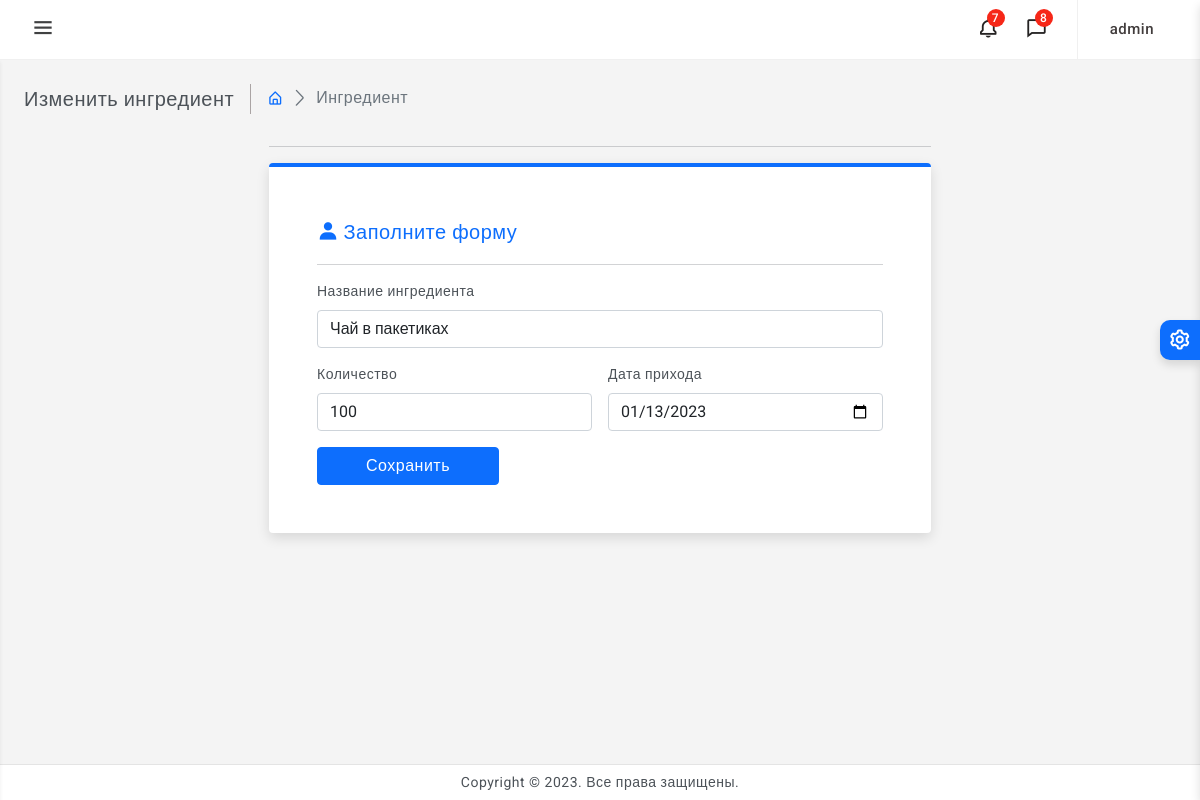
The page /update_ingredient.php?id=1 (signed in) on the database its author committed.
### tables this page shows
CREATE TABLE `ingredients` (
  `id` int NOT NULL,
  `ingname` varchar(350) NOT NULL,
  `qty` varchar(100) NOT NULL,
  `incomingdate` date NOT NULL
);

### cndata/PDO.class.php (called while the page is built, shortened)
<?php
class DB
{
	private $Host;
	private $DBPort;
	private $DBName;
	private $DBUser;
	private $DBPassword;
	private $pdo;
	private $sQuery;
	public function __construct($Host, $DBPort, $DBName, $DBUser, $DBPassword)
	{
		$this->Host       = $Host;
		$this->DBPort     = $DBPort;
		$this->DBName     = $DBName;
		$this->DBUser     = $DBUser;
		$this->DBPassword = $DBPassword;
	}
	private function Connect()
	{
		try {
			$dsn = 'mysql:';
			$dsn .= 'host=' . $this->Host . ';';
			$dsn .= 'port=' . $this->DBPort . ';';
			if (!empty($this->DBName)) {
				$dsn .= 'dbname=' . $this->DBName . ';';
			}
			$dsn .= 'charset=utf8;';
			$this->pdo = new PDO($dsn,
				$this->DBUser,
				$this->DBPassword,
				array(
					PDO::MYSQL_ATTR_INIT_COMMAND => "SET NAMES utf8",
					PDO::ATTR_EMULATE_PREPARES => false,
					PDO::ATTR_ERRMODE => PDO::ERRMODE_EXCEPTION,
					PDO::MYSQL_ATTR_USE_BUFFERED_QUERY => true,
                    PDO::MYSQL_ATTR_FOUND_ROWS => true
				)
			);
			$this->connectionStatus = true;
		}
		catch (PDOException $e) {
			$this->ExceptionLog($e, '', 'Connect');
		}
	}
	private function Init($query, $parameters = null, $driverOptions = array())
	{
		try {
			$this->parameters = $parameters;
			$this->sQuery     = $this->pdo->prepare($this->BuildParams($query, $this->parameters), $driverOptions);
			if (!isset($driverOptions[PDO::ATTR_CURSOR])) {
                $this->sQuery->execute();
            }
		}
		catch (PDOException $e) {
			$this->ExceptionLog($e, $this->BuildParams($query), 'Init', array('query' => $query, 'parameters' => $parameters));
		}
	}
	private function BuildParams($query, $params = null)
	{
		return $query;
	}
	public function query($query, $params = null, $fetchMode = PDO::FETCH_ASSOC)
	{
		$query        = trim($query);
		$rawStatement = preg_split("/( |\r|\n)/", $query);
		$this->Init($query, $params);
		$statement = strtolower($rawStatement[0]);
		if ($statement === 'select' || $statement === 'show' || $statement === 'call' || $statement === 'describe') {
			return $this->sQuery->fetchAll($fetchMode);
		} elseif ($statement === 'insert' || $statement === 'update' || $statement === 'delete') {
			return $this->sQuery->rowCount();
		} else {
			return NULL;
		}
	}
}

### cndata/cnct.php (called while the page is built, shortened)
<?php
require("PDO.class.php");
$DB = new Db(DBHost, DBPort, DBName, DBUser, DBPassword);
?>

### update_ingredient.php (the view, shortened to what this page needs)
<?php     header("Content-Type: text/html; charset=utf-8");
require ('development_mode_control.php') ;
?>
<!doctype html>
<html>
<head>
    <link href="assets/plugins/simplebar/css/simplebar.css" rel="stylesheet" />
    <link href="assets/plugins/perfect-scrollbar/css/perfect-scrollbar.css" rel="stylesheet" />
    <link href="assets/plugins/metismenu/css/metisMenu.min.css" rel="stylesheet" />
    <link href="assets/css/pace.min.css" rel="stylesheet" />
    <link href="assets/css/bootstrap.min.css" rel="stylesheet">
    <link href="assets/css/app.css" rel="stylesheet">
    <link href="assets/css/icons.css" rel="stylesheet">
    <link rel="stylesheet" href="assets/css/dark-theme.css" />
    <link rel="stylesheet" href="assets/css/semi-dark.css" />
    <link rel="stylesheet" href="assets/css/header-colors.css" />
</head>
<body>
<div class="wrapper">
    <header>
        <div class="topbar d-flex align-items-center">
            <?php include "topmenu.php"; ?>
        </div>
    </header>
    <div class="page-wrapper">
        <div class="page-content">
            <div class="page-breadcrumb d-none d-sm-flex align-items-center mb-3">
                <div class="breadcrumb-title pe-3">Изменить ингредиент</div>
                <div class="ps-3">
                    <nav aria-label="breadcrumb">
                        <ol class="breadcrumb mb-0 p-0">
                            <li class="breadcrumb-item"><a href="javascript:;"><i class="bx bx-home-alt"></i></a>
                            </li>
                            <li class="breadcrumb-item active" aria-current="page">Ингредиент</li>
                        </ol>
                    </nav>
                </div>
            </div>
            <?php
                $result = $DB->query("SELECT * FROM ingredients WHERE id = ". $_GET['id'] );
            ?>
            <div class="row">
                <div class="col-xl-7 mx-auto">
                    <hr/>
                    <div class="card border-top border-0 border-4 border-primary">
                        <div class="card-body p-5">
                            <div class="card-title d-flex align-items-center">
                                <div><i class="bx bxs-user me-1 font-22 text-primary"></i>
                                </div>
                                <h5 class="mb-0 text-primary">Заполните форму</h5>
                            </div>
                            <hr>
                            <form class="row g-3" method="post" action="">
                                <div class="col-md-12">
                                    <label for="inputFirstName" class="form-label">Название ингредиента</label>
                                    <input type="text" name="ingname" class="form-control" id="inputFirstName" value="<?php echo $result[0]['ingname'] ?>">
                                </div>
                                <div class="col-md-6">
                                    <label for="inputLastName" class="form-label">Количество</label>
                                    <input type="number" name="qty" class="form-control" id="inputLastName" value="<?php echo $result[0]['qty'] ?>">
                                </div>
                                <div class="col-md-6">
                                    <label for="inputEmail" class="form-label">Дата прихода</label>
                                    <input type="date" name="incomingdate" class="form-control" id="inputEmail" value="<?php echo $result[0]["incomingdate"]; ?>">
                                </div>
                                <div class="col-12">
                                    <button type="submit" name="save" class="btn btn-primary px-5">Сохранить</button>
                                </div>
                            </form>
                        </div>
                    </div>
                    </div>
            </div>
        </div>
    </div>
    <?php include "footer.php" ; ?>
</div>
<div class="switcher-wrapper">
    <div class="switcher-btn"> <i class='bx bx-cog bx-spin'></i>
    </div>
</div>
</body>
</html>

### assets/css/app.css (style rules this page uses)
body { font-size: 14px; color: #4c5258; letter-spacing: 0.5px; background-color: #f4f4f4; font-family: 'Roboto', sans-serif; }
a { text-decoration: none; }
.wrapper { width: 100%; position: relative; }
.topbar { position: fixed; top: 0; left: 0; right: 0; height: 60px; background: #ffffff; border-bottom: 1px solid #f0f0f0; z-index: 10; }
.page-wrapper { height: 100%; margin-top: 120px; margin-bottom: 30px; margin-left: 0px; }
.page-content { padding: 1.5rem; }
.breadcrumb-title { font-size: 20px; border-right: 1.5px solid #aaa4a4; }
.page-breadcrumb .breadcrumb li.breadcrumb-item { font-size: 16px; }
.page-breadcrumb .breadcrumb-item+.breadcrumb-item::before { display: inline-block; padding-right: .5rem; color: #6c757d; font-family: 'LineIcons'; content: "\ea5c"; }
.font-22 { font-size: 22px; }
input::placeholder { color: #000 !important; opacity: .3 !important }
.switcher-wrapper { width: 280px; height: 100%; position: fixed; right: -280px; top: 0; bottom: 0; z-index: 16; background: #fff; border-left: 0px solid #d2d2d2; box-shadow: 0 0.3rem 0.6rem rgba(0, 0, 0, .13); transition: all .2s ease-out; }
.switcher-btn { width: 40px; height: 40px; line-height: 40px; font-size: 24px; background: #0d6efd; box-shadow: 0 0.3rem 0.6rem rgba(0, 0, 0, .13); color: #fff; text-align: center; border-top-left-radius: 10px; border-bottom-left-radius: 10px; position: absolute; top: 40%; right: 100%; cursor: pointer; }
@media screen and (max-width: 1280px) { .page-wrapper { margin-top: 60px; } }

### rows shown on the page
ingredients: ingname "Чай в пакетиках", qty "100", incomingdate "01/13/2023"

### other values the page prints
$_SESSION["session_username"] "admin"
